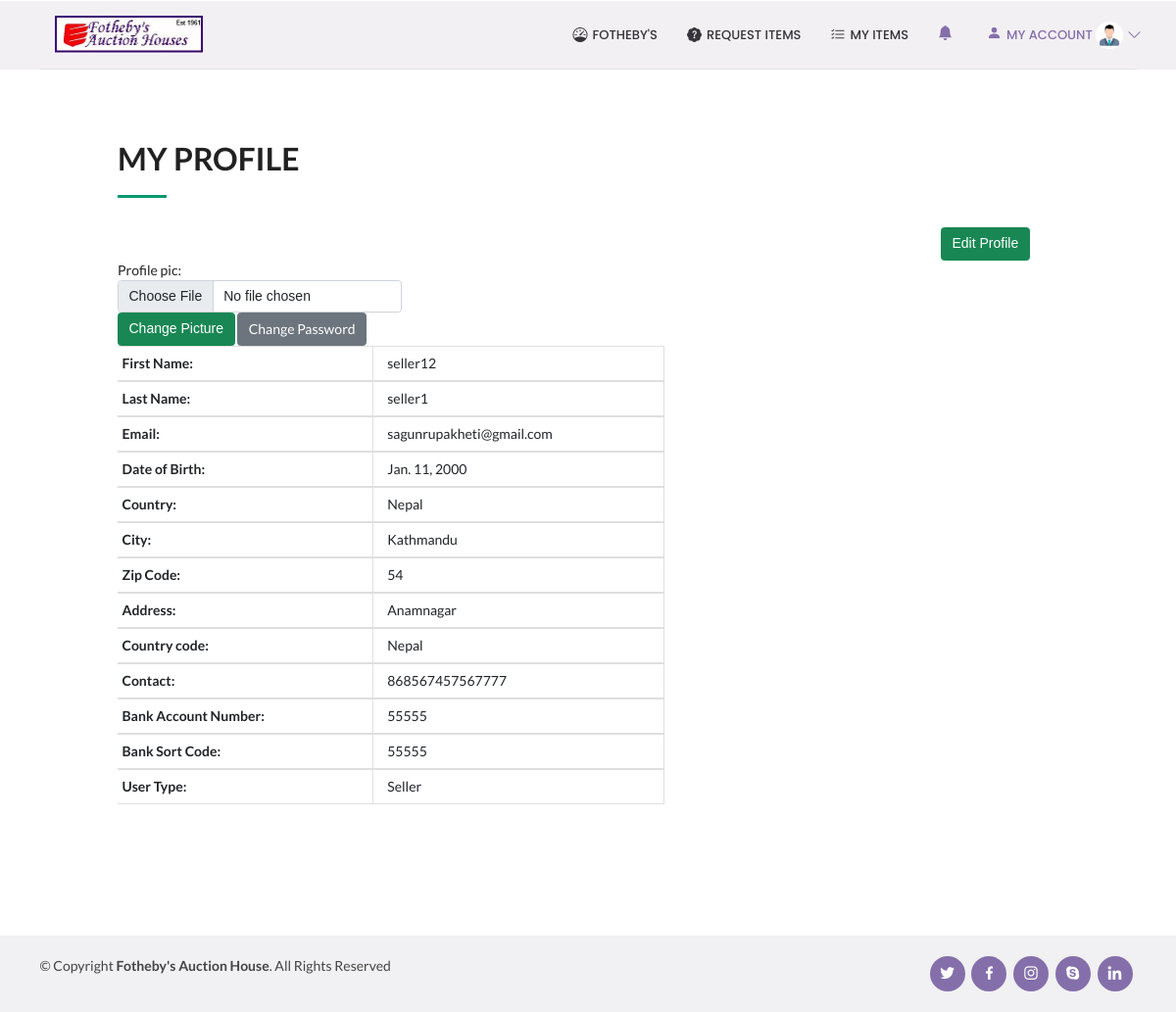
The page /myProfile (signed in) on the database its author committed.
### auction_app/models.py (models this page shows)
class UserProfileInfo(models.Model):
    user = models.OneToOneField(User, on_delete=models.PROTECT)
    firstName = models.CharField(max_length=255, )
    lastName = models.CharField(max_length=255, )
    email = models.EmailField(max_length=255,)
    dob = models.DateField(auto_now_add=False, auto_now=False, blank=True, validators=[eighteenYears])
    country = models.CharField(max_length=255, )
    city = models.CharField(max_length=255, )
    zip_code = models.CharField(max_length=5, )
    address = models.CharField(max_length=255, )
    country_code = models.CharField(max_length=255)
    contact = models.CharField(max_length=255, blank=True)
    bank_account_number = models.IntegerField()
    bank_sort_code= models.IntegerField()
    client_type = models.CharField(max_length=255)
    profile_pic = models.ImageField(upload_to='profile_pics', blank=True)

### auction_app/views.py (the view, shortened to what this page needs)
# urls.py: path('myProfile', views.myProfile, name='myProfile'),
def myProfile(request):
    user = User.objects.all().filter(username=request.user).first()
    userInfo = UserProfileInfo.objects.all().filter(user=user)
    temp=''
    profileEdit = UserProfileInfo.objects.all().filter(user=user).first()
    form = ProfilePicForm
    getUser = UserProfileInfo.objects.get(user=user)
    notification=''
    if getUser.client_type == "Buyer":
        temp= 'buyerDashboard.html'
        notification = Notification.objects.all().filter(concerned_to='Buyer') | Notification.objects.all().filter(concerned_to=request.user)
    elif getUser.client_type == "Seller":
        temp= 'sellerDashboard.html'
        notification = Notification.objects.all().filter(concerned_to='Seller') | Notification.objects.all().filter(concerned_to=request.user)
    elif getUser.client_type == "Joint":
        temp= 'jointDashboard.html'
        notification = Notification.objects.all().filter(concerned_to='Buyer') | Notification.objects.all().filter(concerned_to='Seller') | Notification.objects.all().filter(concerned_to='Joint') | Notification.objects.all().filter(concerned_to=request.user)
    elif getUser.client_type == "Admin":
        temp= 'adminDashboard.html'
        notification = Notification.objects.all().filter(concerned_to='Admin').order_by('-notification_date')
    elif getUser.client_type == "Evaluator":
        temp= 'evaluatorDashboard.html'
        notification = Notification.objects.all().filter(concerned_to='Evaluator')
    return render(request,'myProfile.html',{'temp':temp,'userInfo':userInfo,'form':form,'notification':notification})

### templates/myProfile.html (shortened to what this page needs)
<!DOCTYPE html>
{% extends temp %}
{% load static %}
{% block body_block %}
<section id="about" class="about bg-white" style="margin-left:10vw; width:80vw;">
      <div class="section-title mt-4" data-aos="fade-left">
              <h2>My Profile</h2>
      </div>
    <div class="row">
        <ul style=" width:50vw;">
             <a href="editProfile"><input type="submit" class="btn btn-success" value="Edit Profile" style="margin-left:70vw;"></a>
            {% if userInfo %}
                {% for u in userInfo %}
                    <form method="POST" enctype="multipart/form-data" >
                        <div class="col-6">
                            {{form}}
                        </div>
                        <input type="submit" value="Change Picture" class="btn btn-success">
                        <a class="btn btn-secondary" href="">Change Password</a>
                    </form>
                    <div class="row col-12">
                        <ul class="list-group list-group-flush">
                         <div class="row">
                             <div class="col-6">
                                 <li class="list-group-item"><strong>First Name:</strong></li>
                             </div>
                             <div class="col-6">
                                <li class="list-group-item" style="margin-left:-2vw">{{u.firstName}}</li>
                             </div>
                         </div>
                          <div class="row">
                             <div class="col-6">
                                 <li class="list-group-item"><strong>Last Name:</strong></li>
                             </div>
                             <div class="col-6">
                                <li class="list-group-item" style="margin-left:-2vw">{{u.lastName}}</li>
                             </div>
                         </div>
                          <div class="row">
                             <div class="col-6">
                                 <li class="list-group-item"><strong>Email:</strong></li>
                             </div>
                             <div class="col-6">
                                <li class="list-group-item" style="margin-left:-2vw">{{u.email}}</li>
                             </div>
                         </div>
                         <div class="row">
                             <div class="col-6">
                                 <li class="list-group-item"><strong>Date of Birth:</strong></li>
                             </div>
                             <div class="col-6">
                                <li class="list-group-item" style="margin-left:-2vw">{{u.dob}}</li>
                             </div>
                         </div>
                          <div class="row">
                             <div class="col-6">
                                 <li class="list-group-item"><strong>Country:</strong></li>
                             </div>
                             <div class="col-6">
                                <li class="list-group-item" style="margin-left:-2vw">{{u.country}}</li>
                             </div>
                         </div>
                          <div class="row">
                             <div class="col-6">
                                 <li class="list-group-item"><strong>City:</strong></li>
                             </div>
                             <div class="col-6">
                                <li class="list-group-item" style="margin-left:-2vw">{{u.city}}</li>
                             </div>
                         </div>
                          <div class="row">
                             <div class="col-6">
                                 <li class="list-group-item"><strong>Zip Code:</strong></li>
                             </div>
                             <div class="col-6">
                                <li class="list-group-item" style="margin-left:-2vw">{{u.zip_code}}</li>
                             </div>
                         </div>
                          <div class="row">
                             <div class="col-6">
                                 <li class="list-group-item"><strong>Address:</strong></li>
                             </div>
                             <div class="col-6">
                                <li class="list-group-item" style="margin-left:-2vw">{{u.address}}</li>
                             </div>
                         </div>
                          <div class="row">
                             <div class="col-6">
                                 <li class="list-group-item"><strong>Country code:</strong></li>
                             </div>
                             <div class="col-6">
                                <li class="list-group-item" style="margin-left:-2vw">{{u.country_code}}</li>
                             </div>
                         </div>
                          <div class="row">
                             <div class="col-6">
                                 <li class="list-group-item"><strong>Contact:</strong></li>
                             </div>
                             <div class="col-6">
                                <li class="list-group-item" style="margin-left:-2vw">{{u.contact}}</li>
                             </div>
                         </div>
                          <div class="row">
                             <div class="col-6">
                                 <li class="list-group-item"><strong>Bank Account Number:</strong></li>
                             </div>
                             <div class="col-6">
                                <li class="list-group-item" style="margin-left:-2vw">{{u.bank_account_number}}</li>
                             </div>
                         </div>
                          <div class="row">
                             <div class="col-6">
                                 <li class="list-group-item"><strong>Bank Sort Code:</strong></li>
                             </div>
                             <div class="col-6">
                                <li class="list-group-item" style="margin-left:-2vw">{{u.bank_sort_code}}</li>
                             </div>
                         </div>
                          <div class="row">
                             <div class="col-6">
                                 <li class="list-group-item"><strong>User Type:</strong></li>
                             </div>
                             <div class="col-6">
                                <li class="list-group-item" style="margin-left:-2vw">{{u.client_type}}</li>
                             </div>
                         </div>
                      </ul>
                    </div>
                {% endfor %}
            {% endif %}
        </ul>
    </div>
</section>
{% endblock %}

### static/css/style.css (style rules this page uses)
body { font-family: "Open Sans", sans-serif; color: #444444; }
a { color: #009970; text-decoration: none; }
h1, h2, h3, h4, h5, h6 { font-family: "Raleway", sans-serif; }
section { padding: 60px 0; overflow: hidden; }
.section-title { padding-bottom: 30px; }
.section-title h2 { font-size: 32px; font-weight: bold; text-transform: uppercase; margin-bottom: 20px; padding-bottom: 20px; position: relative; }
.section-title h2::after { content: ''; position: absolute; display: block; width: 50px; height: 3px; background: #009970; bottom: 0; left: 0; }

### rows shown on the page
UserProfileInfo: firstName "seller12", lastName "seller1", email "sagunrupakheti@gmail.com", dob "Jan. 11, 2000", country "Nepal", city "Kathmandu", zip_code "54", address "Anamnagar", country_code "Nepal", contact "868567457567777", bank_account_number "55555", bank_sort_code "55555", client_type "Seller"
